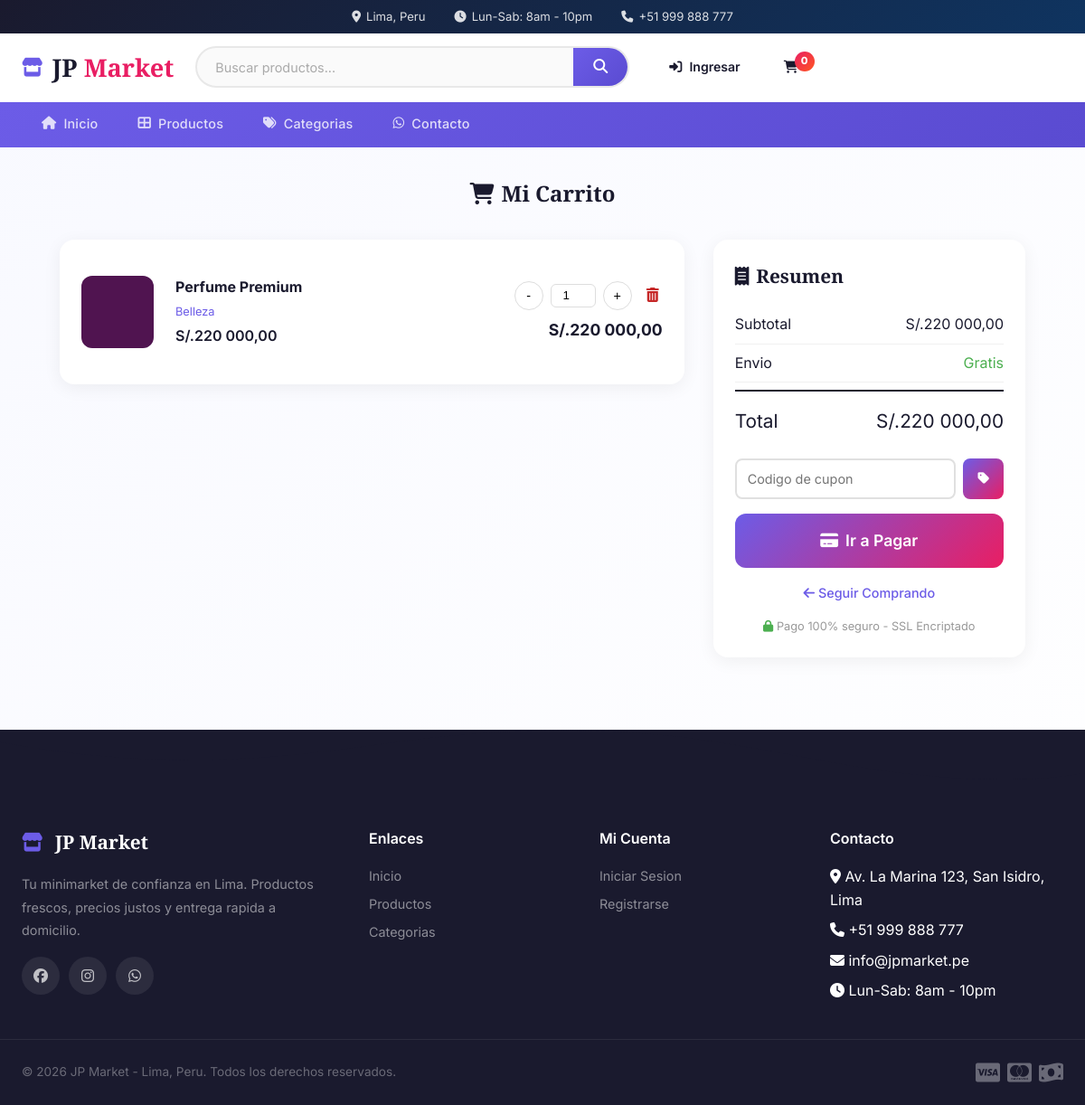
The app's page /carrito/, older data.
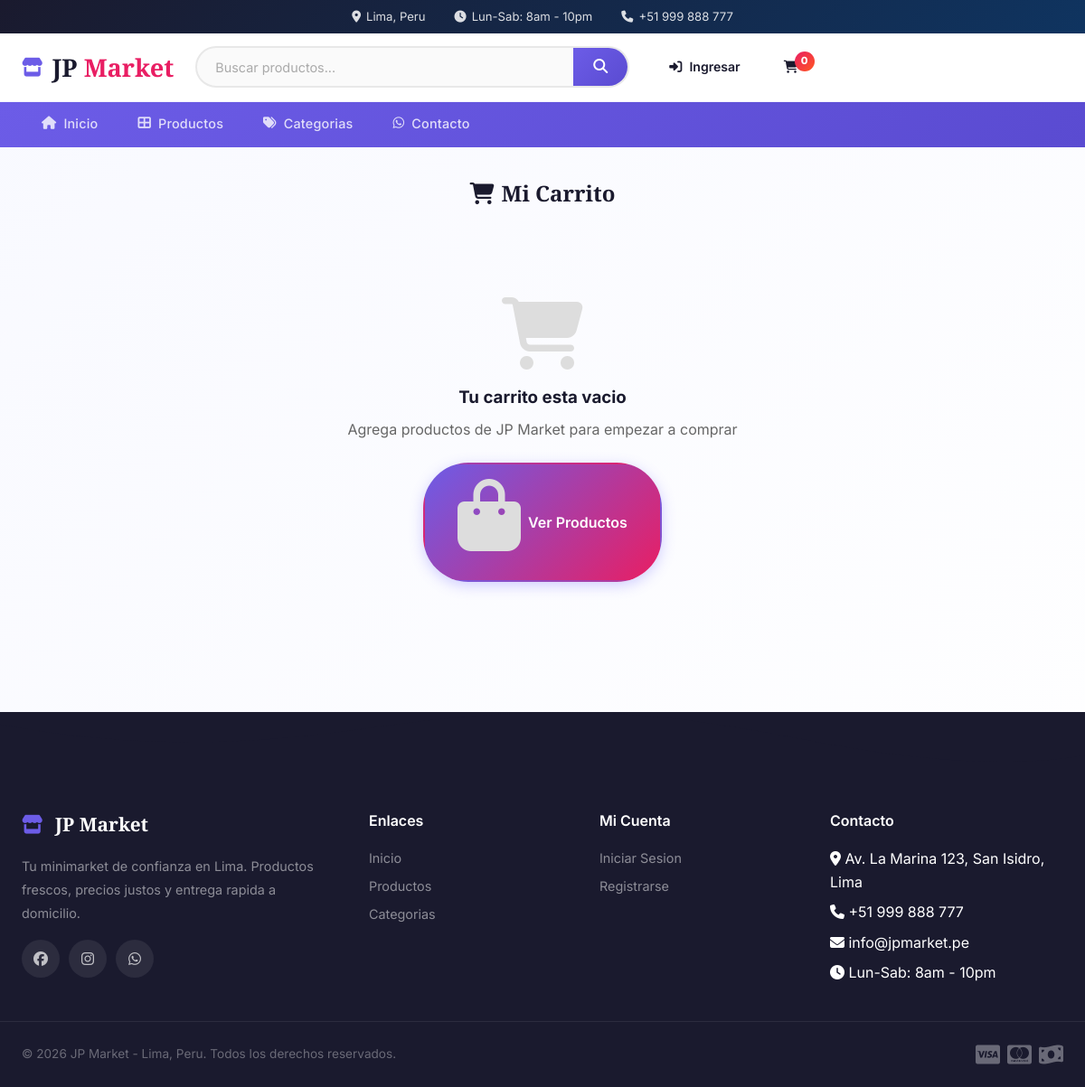
The same page, newer data.
### carrito/models.py (models this page shows, shortened)
class CartItem(models.Model):
    cart = models.ForeignKey(Cart, on_delete=models.CASCADE, related_name='items')
    product = models.ForeignKey(Product, on_delete=models.CASCADE)
    quantity = models.PositiveIntegerField(default=1)
    class Meta:
        unique_together = ('cart', 'product')
    @property
    def subtotal(self):
        return self.product.price * self.quantity

### tienda/models.py (models this page shows, shortened)
class Product(models.Model):
    category = models.ForeignKey(Category, on_delete=models.CASCADE, related_name='products')
    name = models.CharField(max_length=200)
    description = models.TextField()
    price = models.DecimalField(max_digits=12, decimal_places=2)
    image = models.ImageField(upload_to='products/', blank=True, null=True)
    stock = models.PositiveIntegerField(default=0)
    activo = models.BooleanField(default=True)
    created = models.DateTimeField(auto_now_add=True)
    updated = models.DateTimeField(auto_now=True)
    class Meta:
        ordering = ['-created']

class Category(models.Model):
    name = models.CharField(max_length=100)
    description = models.TextField(blank=True)
    image = models.ImageField(upload_to='categories/', blank=True, null=True)
    activa = models.BooleanField(default=True)
    created = models.DateTimeField(auto_now_add=True)
    class Meta:
        verbose_name_plural = 'categories'
        ordering = ['name']

### carrito/views.py (the view, shortened to what this page needs)
# urls.py: path('', views.cart_view, name='cart'),
def cart_view(request):
    cart = get_cart(request)
    items = cart.items.select_related('product').all()
    subtotal = cart.total
    descuento = 0
    total = subtotal
    cupon_msg = None
    return render(request, 'carrito/cart.html', {
        'cart': cart,
        'items': items,
        'subtotal': subtotal,
        'descuento': descuento,
        'total': total,
        'cupon_msg': cupon_msg,
    })

### carrito/context_processors.py (called while the page is built)
def cart_count(request):
    count = 0
    if request.user.is_authenticated:
        cart, _ = Cart.objects.get_or_create(user=request.user)
        count = cart.total_items
    elif request.session.session_key:
        cart, _ = Cart.objects.get_or_create(session_key=request.session.session_key)
        count = cart.total_items
    return {'cart_count': count}

### carrito/models.py (called while the page is built)
    @property
    def total(self):
        return sum(item.subtotal for item in self.items.all())

### carrito/views.py (called while the page is built)
def get_cart(request):
    if request.user.is_authenticated:
        cart, _ = Cart.objects.get_or_create(user=request.user)
    else:
        key = request.session.session_key
        if not key:
            request.session.create()
            key = request.session.session_key
        cart, _ = Cart.objects.get_or_create(session_key=key)
    return cart

### templates/carrito/cart.html (shortened to what the changed rows need)
{% extends 'base.html' %}
{% load static humanize %}
{% block content %}
<section class="cart-section">
    <div class="cart-container">
        <div class="cart-header">
            <h1><i class="fas fa-shopping-cart"></i> Mi Carrito</h1>
        </div>
        {% if items %}
        <div class="cart-grid">
            <div class="cart-items">
                {% for item in items %}
                <div class="cart-item">
                    <div class="cart-item-img">
                        {% if item.product.image %}
                            <img src="{{ item.product.image.url }}" alt="{{ item.product.name }}">
                        {% else %}
                            <span class="no-img"><i class="fas fa-image"></i></span>
                        {% endif %}
                    </div>
                    <div class="cart-item-info">
                        <h3>{{ item.product.name }}</h3>
                        <span class="item-cat">{{ item.product.category.name }}</span>
                        <div class="item-price">S/.{{ item.product.price|intcomma }}</div>
                    </div>
                    <div style="display:flex;flex-direction:column;align-items:flex-end;gap:.5rem">
                        <div class="cart-item-actions">
                            <form method="POST" action="{% url 'carrito:update_cart' item.id %}" style="display:flex;align-items:center;gap:.5rem">
                                <button type="button" class="qty-btn-sm" onclick="this.nextElementSibling.stepDown();this.closest('form').submit()">-</button>
                                <input type="number" name="quantity" value="{{ item.quantity }}" min="1" max="{{ item.product.stock }}" style="width:50px;text-align:center;border:1px solid #ddd;border-radius:6px;padding:.3rem" onchange="this.closest('form').submit()">
                                <button type="button" class="qty-btn-sm" onclick="this.previousElementSibling.stepUp();this.closest('form').submit()">+</button>
                            </form>
                            <form method="POST" action="{% url 'carrito:remove_from_cart' item.id %}">
                                <button type="submit" class="cart-item-remove" title="Eliminar"><i class="fas fa-trash-alt"></i></button>
                            </form>
                        </div>
                        <div class="cart-item-subtotal">S/.{{ item.subtotal|intcomma }}</div>
                    </div>
                </div>
                {% endfor %}
            </div>
            <div class="cart-summary">
                <h2><i class="fas fa-receipt"></i> Resumen</h2>
                <div class="summary-row">
                    <span>Subtotal</span>
                    <span>S/.{{ subtotal|intcomma }}</span>
                </div>
                <div class="summary-row">
                    <span>Envio</span>
                    <span style="color:#4caf50">{% if subtotal >= 50 %}Gratis{% else %}S/.5.00{% endif %}</span>
                </div>
                <div class="summary-row total">
                    <span>Total</span>
                    <span>S/.{{ total|intcomma }}</span>
                </div>
                <form method="POST" action="{% url 'carrito:apply_coupon' %}" class="coupon-form">
                    <input type="text" name="coupon_code" placeholder="Codigo de cupon" value="{{ request.session.cupon_codigo|default:'' }}">
                    <button type="submit"><i class="fas fa-tag"></i></button>
                </form>
                <a href="{% url 'carrito:checkout' %}" class="btn-checkout">
                    <i class="fas fa-credit-card"></i> Ir a Pagar
                </a>
                <a href="{% url 'tienda:product_list' %}" class="btn-continue">
                    <i class="fas fa-arrow-left"></i> Seguir Comprando
                </a>
                <div class="secure-badge">
                    <i class="fas fa-lock"></i> Pago 100% seguro - SSL Encriptado
                </div>
            </div>
        </div>
        {% else %}
        <div class="empty-state" style="text-align:center;padding:4rem 0">
            <i class="fas fa-shopping-cart" style="font-size:5rem;color:#ddd;margin-bottom:1rem"></i>
            <h3>Tu carrito esta vacio</h3>
            <p style="color:#666;margin-bottom:1.5rem">Agrega productos de JP Market para empezar a comprar</p>
            <a href="{% url 'tienda:product_list' %}" class="btn btn-primary btn-lg"><i class="fas fa-shopping-bag"></i> Ver Productos</a>
        </div>
        {% endif %}
    </div>
</section>
{% endblock %}

Row changes from the older to the newer data that the page shows:
removed CartItem: product.image (picture), product.name "Perfume Premium", product.category.name "Belleza", product.price "220 000,00", quantity "1", subtotal "220 000,00"
Text that changed along with them:
{{ subtotal|intcomma }}: "220 000,00" → (not shown)
{{ total|intcomma }}: "220 000,00" → (not shown)
text no longer shown: "Resumen Subtotal S/. Envio Gratis Total S/. Ir a Pagar Seguir Comprando Pago 100% seguro - SSL Encriptado"
text now shown: "Tu carrito esta vacio Agrega productos de JP Market para empezar a comprar Ver Productos"
